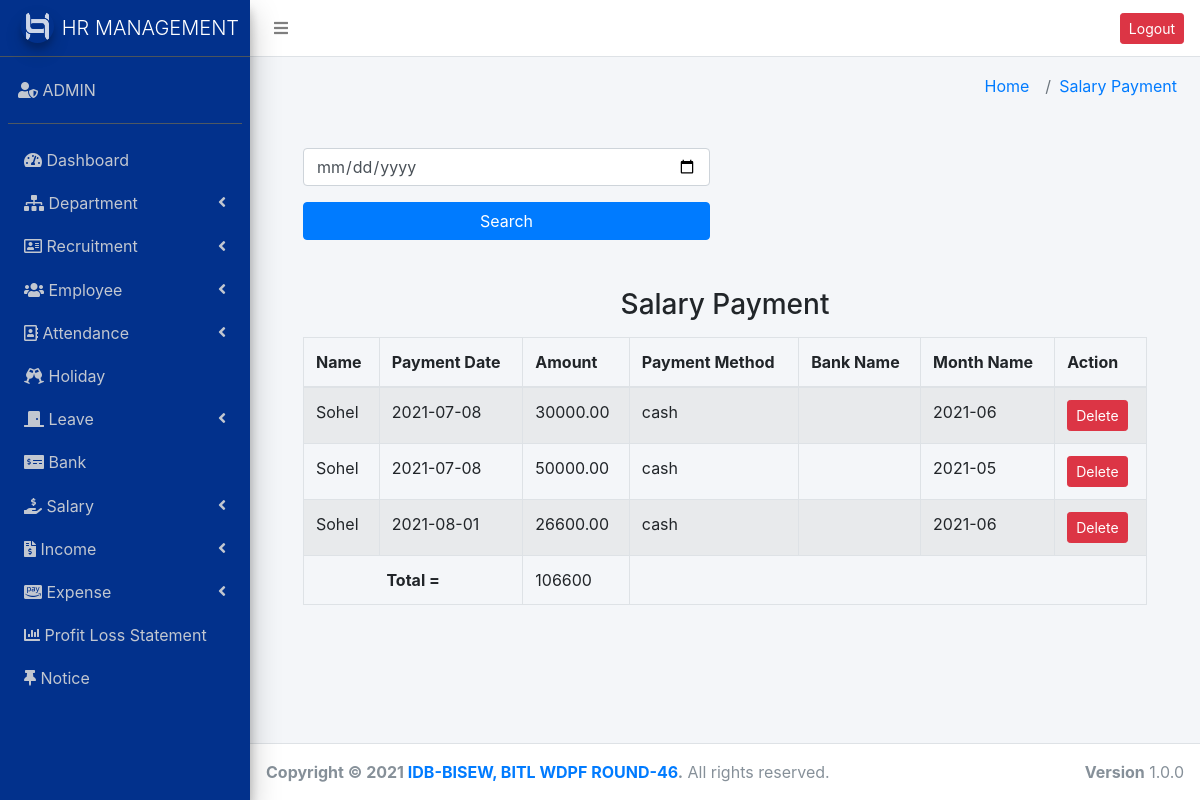
The app's page /showsallarypayment.php (signed in) with its own data.
### tables this page shows
CREATE TABLE `salary_payment` (
  `paymentID` int(11) NOT NULL,
  `empID` int(11) NOT NULL,
  `payment_date` date NOT NULL,
  `amount` decimal(10,2) NOT NULL,
  `payment_method` varchar(25) NOT NULL,
  `bankID` int(11) NOT NULL,
  `monthID` int(11) NOT NULL
);

CREATE TABLE `employee` (
  `empID` int(11) NOT NULL,
  `dptID` int(11) NOT NULL,
  `name` varchar(255) NOT NULL,
  `email` varchar(255) NOT NULL,
  `phone` varchar(20) NOT NULL,
  `dob` date NOT NULL,
  `gender` enum('male','female') NOT NULL,
  `address` text NOT NULL,
  `photo` varchar(255) NOT NULL,
  `hire_date` date NOT NULL,
  `designation` int(11) NOT NULL,
  `basic_salary` decimal(10,2) NOT NULL,
  `password` text NOT NULL
);

CREATE TABLE `salary_month` (
  `id` int(11) NOT NULL,
  `month` varchar(255) NOT NULL,
  `generate_date` date NOT NULL
);

### showsallarypayment.php (the view, shortened to what this page needs)
<?php
require_once("header.php");
require_once("sidebar.php");?>
<?php
if(isset($_POST['date'])){
  $date=$_POST['date'];
   $m=$conn->query("SELECT`paymentID`, employee.name,`payment_date`,`amount`,`payment_method`,bankID,salary_month.month FROM `salary_payment` JOIN employee ON employee.empID=salary_payment.empID JOIN salary_month ON salary_month.id=salary_payment.monthID where payment_date ='$date'");
 }else{
  $m=$conn->query("SELECT`paymentID`, employee.name,`payment_date`,`amount`,`payment_method`,bankID,salary_month.month FROM `salary_payment` JOIN employee ON employee.empID=salary_payment.empID JOIN salary_month ON salary_month.id=salary_payment.monthID ");
 }
  ?>
<section class="content-header">
      <div class="container-fluid">
        <div class="row mb-2">
          <div class="col-sm-6">
          </div>
          <div class="col-sm-6">
            <ol class="breadcrumb float-sm-right">
              <li class="breadcrumb-item"><a href="#"> Home </a></li>
              <li class="breadcrumb-item"><a href="#"> Salary Payment </a></li>
            </ol>
          </div>
        </div>
      </div>
    </section >
<section class="content">
      <div class="container-fluid">
        <div class="row">
          <div class="col-md-12">
            <div class="container">
              <div class="rowclearfix">
                <div class="col-md-2">
                  <br>
                </div>
                  <form action="" method="POST">
          <div class="col-md-6">
            <input type="date" name="date" class='form-control' placeholder="Search By date" value="" >
          </div>
          <div class="col-md-6 text-left mt-3">
               <td colspan="8">
        <input type="submit"  class="btn btn-block btn-primary" value="Search">
          </div>
        </form>
                <div>
                <div class="col-md-12 mt-5">
                  <h3 class="text-center mb-3">Salary Payment</h3>
                  <table class="table table-bordered table-striped hover" >
                    <thead >
                      <tr >
                       <th>Name</th>
                       <th>Payment Date </th>
                       <th>Amount</th>
                       <th>Payment Method</th>
                       <th>Bank Name</th>
                       <th>Month Name</th>
                       <th>Action</th>
                     </tr>
                   </thead>
                   <tr >
                    <?php
                    $sum =0;
                    while($ii=$m->fetch_assoc()){ $sum = $sum + $ii['amount'];
$bankname='';
                    ?>
                      <td><?php echo$ii['name'];?></td>
                      <td><?php echo$ii['payment_date'];?></td>
                      <td><?php echo$ii['amount']; ?></td>
                      <td><?php echo$ii['payment_method']; ?></td>
                      <td><?php echo $bankname;?></td>
                      <td><?php echo$ii['month']; ?></td>
                      <td>
                       <a href="paymentdelete.php?mm=<?php echo $ii['paymentID'] ?>" class="btn btn-sm btn-danger" onclick="return confirm('Are you sure?')">Delete</a>
                     </td>
                   </tr>
                 <?php } ?>
                  <tr >
                          <th class="align-middle text-center" colspan ="2">Total = </th>
                          <td ><?php echo $sum; ?></td>
                        </tr>
               </table>
             </div>
           </div>
         </div>
       </div>
     </div>
   </div>
 </div>
</div>
</div>
<?php require("footer.php"); ?>

### records on screen
salary_payment: empID.name "Sohel", payment_date "2021-07-08", amount "30000.00", payment_method "cash", monthID.month "2021-06"
salary_payment: empID.name "Sohel", payment_date "2021-07-08", amount "50000.00", payment_method "cash", monthID.month "2021-05"
salary_payment: empID.name "Sohel", payment_date "2021-08-01", amount "26600.00", payment_method "cash", monthID.month "2021-06"

### other values on screen
$sum "106600"
